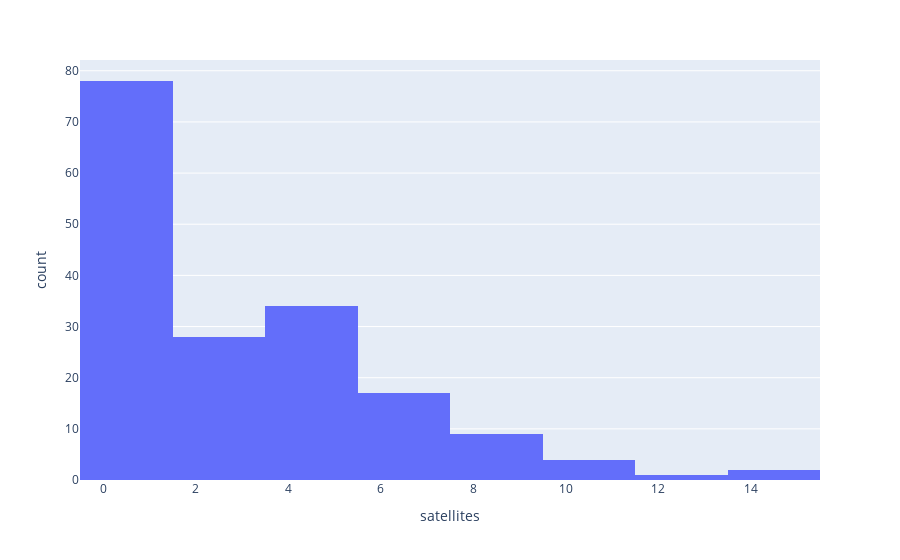

Source (notebook cell):
### Markdown cell above
### Visualize target distribution

### Code cell
fig = px.histogram(crabs, x=y, nbins=10)
fig.show()

### Figure 1 — Plotly figure (JSON) as saved in the notebook; plotly's stock layout.template omitted (floating-point values rounded to 4 significant figures; data arrays with more than 128 entries replaced by an {"elided": "..."} marker saying what was removed)
{"data": [{"alignmentgroup": "True", "bingroup": "x", "hovertemplate": "satellites=%{x}<br>count=%{y}<extra></extra>", "legendgroup": "", "marker": {"color": "#636efa", "pattern": {"shape": ""}}, "name": "", "nbinsx": 10, "offsetgroup": "", "orientation": "v", "showlegend": false, "type": "histogram", "x": {"elided": "173 int values"}, "xaxis": "x", "yaxis": "y"}], "layout": {"barmode": "relative", "legend": {"tracegroupgap": 0}, "margin": {"t": 60}, "xaxis": {"anchor": "y", "domain": [0, 1], "title": {"text": "satellites"}}, "yaxis": {"anchor": "x", "domain": [0, 1], "title": {"text": "count"}}}}
